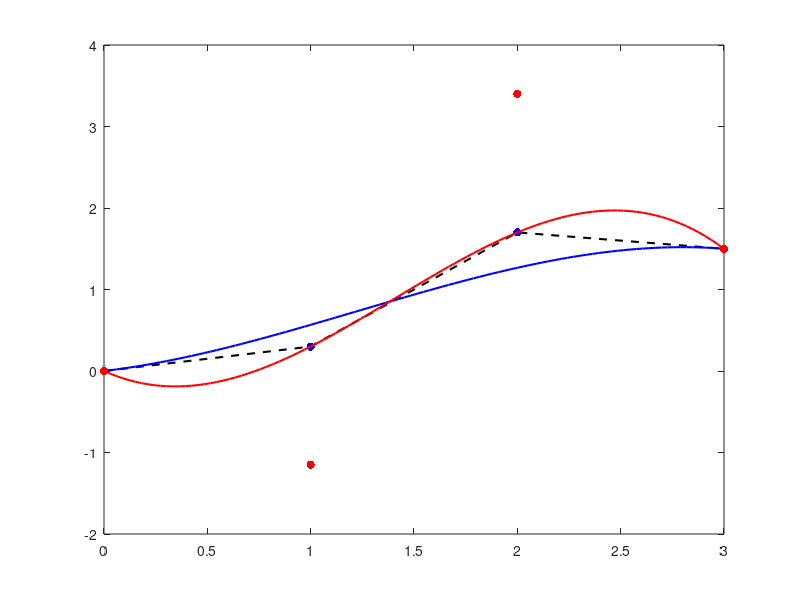

MATLAB code for this plot:
% a
x = [0, 1, 2, 3];
y = [0, 0.3, 1.7, 1.5];

% Plot the zigzag line
plot(x, y, 'k--', 'LineWidth', 1.5); hold on;
scatter(x, y, 'filled', 'MarkerFaceColor', 'b');

% x(u) = u'MPx
% y(u) = u'MPy
M = [2,-2, 1, 1;
    -3, 3,-2,-1;
     0, 0, 1, 0;
     1, 0, 0, 0];

P = [1, 0, 0, 0;
     0, 0, 0, 1;
    -3, 3, 0, 0;
     0, 0,-3, 3];

x_u = M*P*(x');
y_u = M*P*(y');

u = linspace(0, 1, 100);
x_p = x_u(1)*u.^3 + x_u(2)*u.^2 + x_u(3)*u + x_u(4);
y_p = y_u(1)*u.^3 + y_u(2)*u.^2 + y_u(3)*u + y_u(4);

% Plot the function P(u) = (x(u), y(u))
plot(x_p, y_p, 'b', 'LineWidth', 1.5);

% b
% Solve a and b
u_a = [(1/3)^3, (1/3)^2, (1/3), 1];
u_b = [(2/3)^3, (2/3)^2, (2/3), 1];
vec_a = u_a*M*P;
vec_b = u_b*M*P;
A = [vec_a(2:3); vec_b(2:3)];
B = [0.3; 1.7] - 1.5*[37/999; 296/999];
result = A \ B;
a = result(1);
b = result(2);
disp(['a = ', num2str(a),', b = ', num2str(b)]);

% Calculate the new curve
x = [0, 1, 2, 3];
y = [0, a, b, 1.5];

scatter(x, y, 'filled', 'MarkerFaceColor', 'r');

x_u = M*P*(x');
y_u = M*P*(y');

u = linspace(0, 1, 100);

x_p = x_u(1)*u.^3 + x_u(2)*u.^2 + x_u(3)*u + x_u(4);
y_p = y_u(1)*u.^3 + y_u(2)*u.^2 + y_u(3)*u + y_u(4);

% Plot the function P(u) = (x(u), y(u))
plot(x_p, y_p, 'r', 'LineWidth', 1.5);
hold off;
